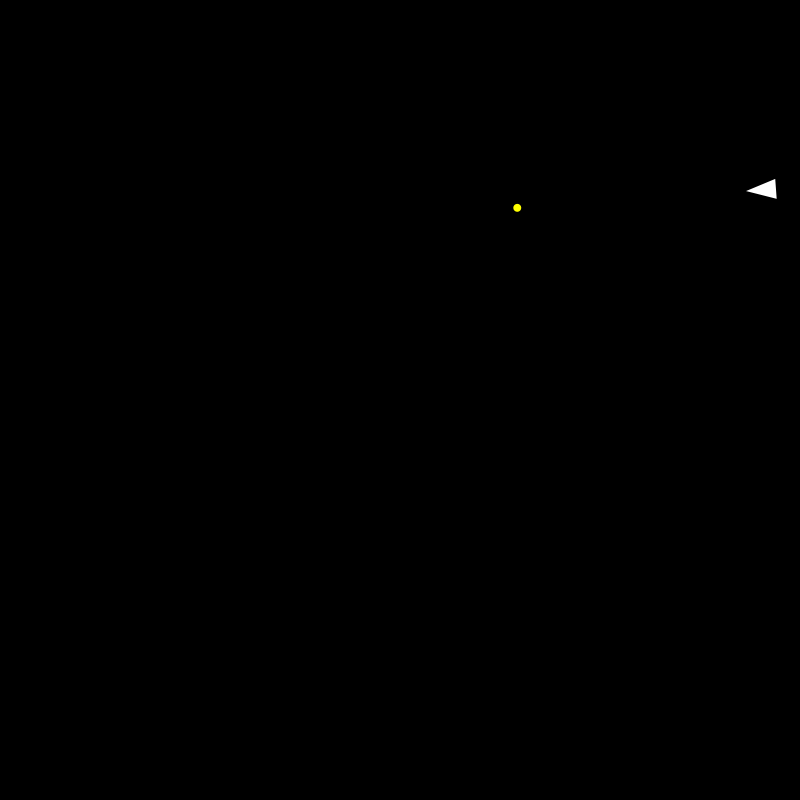
Frame 1 (no input)
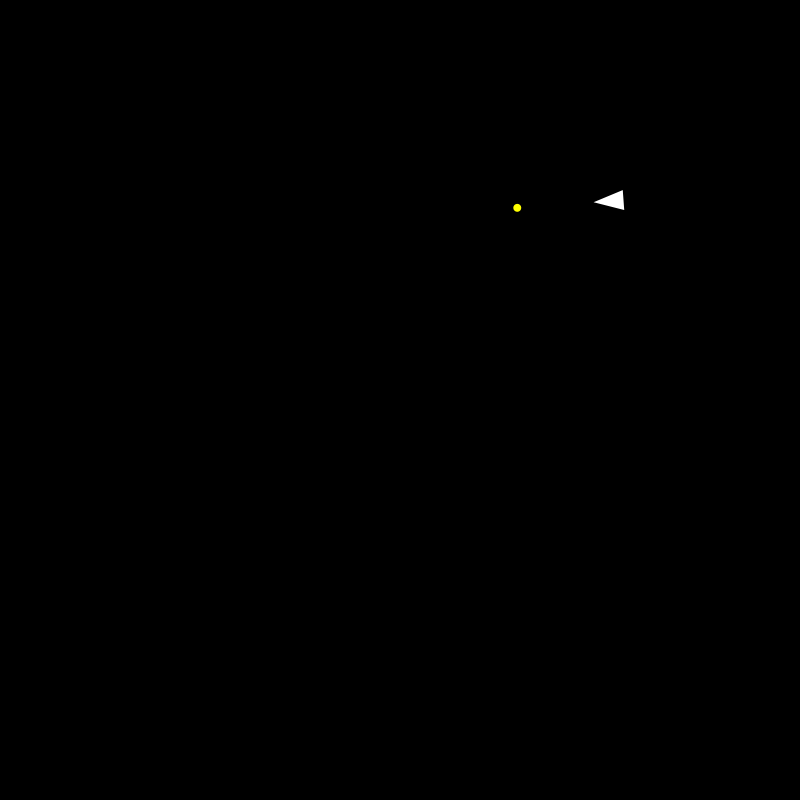
Frame 60 (the mouse pressed at the canvas centre just before this capture)
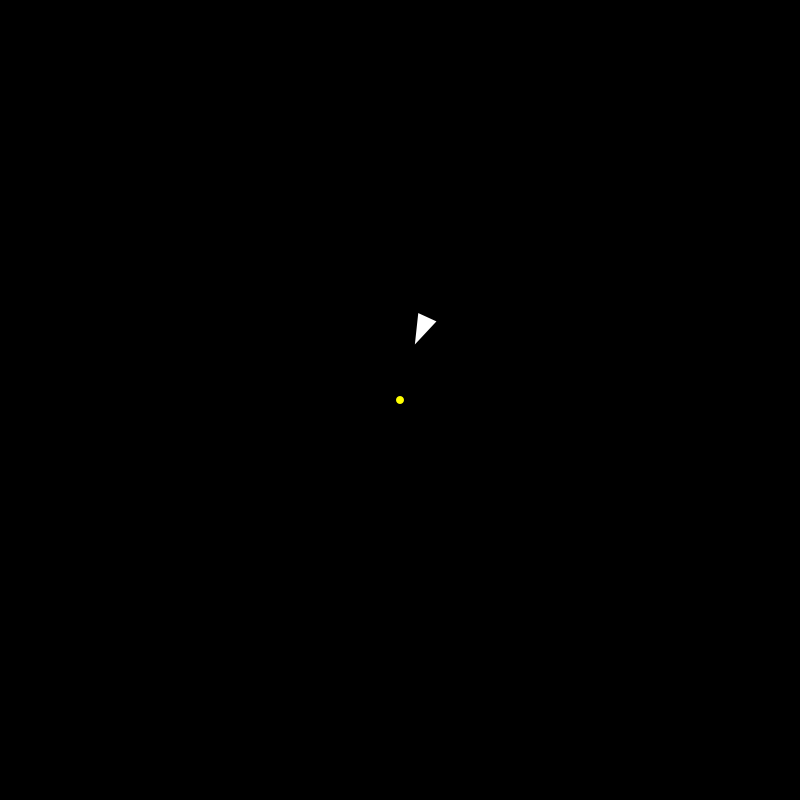
Frame 120 (the mouse held since frame 60 and released just before this capture)

The Processing sketch that drew these frames (run headless with seeded random() and noise(); from frame 60 on, the mouse is pressed at the canvas centre):

// Processing sketch: arrivingExample
// ── arrivingExample.pde
// Further development where car can adjust the MAX_FORCE and MAX_SPEED so that
// it can break further, more realistic

Dest dest;
Car car;

void setup() {
  size(800, 800);
  ellipseMode(RADIUS);
  noStroke();
  dest = new Dest();
  car  = new Car(dest);
}

void draw() {
  background(0);
  car.travel(dest);
  car.update();
  dest.show();
  car.show();
}

void mousePressed() {
  dest.relocate(new PVector(mouseX, mouseY));
}

// ── Car.pde
class Car {

  Dest    dest;

  PVector position;
  PVector velocity;
  PVector acceleration;

  float   MAX_SPEED = 4;
  float   MAX_FORCE = 0.09;

  Car(Dest dest) {
    this.dest         = dest;
    this.position     = new PVector(random(width), random(height));
    this.velocity     = new PVector();
    this.acceleration = new PVector();
  }

  void update() {
    velocity.add(acceleration);
    velocity.limit(MAX_SPEED);
    position.add(velocity);
    acceleration.mult(0);
  }

  void travel(Dest dest) {
    // Calculate the desired vector
    PVector desired = PVector.sub(dest.position, position);
    float d         = desired.mag();
    desired.normalize();
    if (d < 400) {
      float b = map(d, 0, 100, 0, MAX_SPEED);
      desired.mult(b);
    } else {
      desired.mult(MAX_SPEED);
    }

    // Calculate the steering vector
    PVector steer = PVector.sub(desired, velocity);
    steer.limit(MAX_FORCE);
    acceleration.add(steer);
  }

  void show() {
    float theta = velocity.heading() + PI/2;
    fill(255);
    pushMatrix();
    translate(position.x, position.y);
    rotate(theta);
    beginShape();
    vertex(0, -15);
    vertex(-10, 15);
    vertex(10, 15);
    endShape(CLOSE);
    popMatrix();
  }
}

// ── Destination.pde
class Dest {

  PVector position;

  Dest() {
    this.position = new PVector(random(width), random(height));
  }

  void show() {
    fill(255, 255, 0);
    circle(position.x, position.y, 4);
  }

  void relocate(PVector mouse) {
    position.set(mouse);
  }
}
